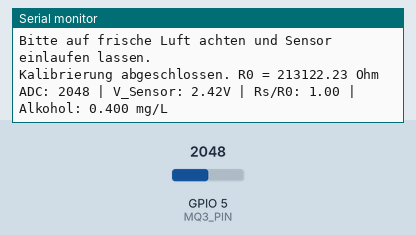
Recording of a sketch running on a simulated ESP32-C6. On the bench: the last lines printed to the serial monitor. Inputs (shaded band) come from the test bench; at power-on: GPIO 5 (MQ3_PIN) = 2048 (analog values on the 0–4095 scale).

Above: at 7.2 s.
7.3 s: GPIO 5 (MQ3_PIN) set to 0
At 9.6 s:
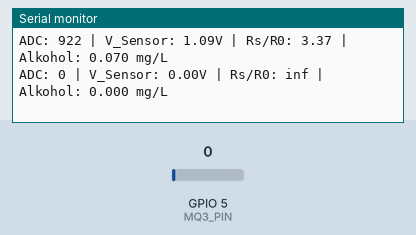
10.3 s: GPIO 5 (MQ3_PIN) set to 491
At 11.6 s:
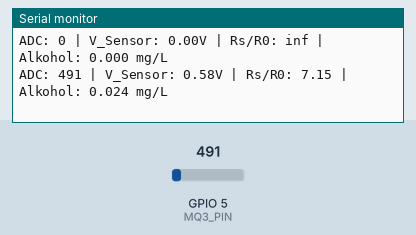
Timing chart, 0 to 13.3 s (numbered marks = the images above; inputs shaded):
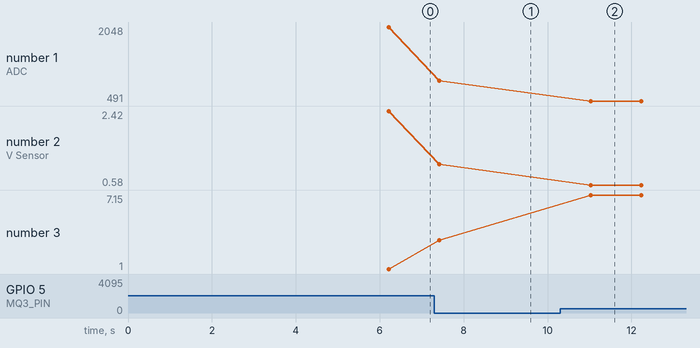

Measured:
- after the input at 7.3 s, the serial monitor: prints a new line after 0.12 s (image 1)
- after the input at 10.3 s, the serial monitor: prints a new line after 0.73 s (image 2)
- plotted number 1: 2048 → 922 after the input at 7.3 s, 922 → 491 after the input at 10.3 s
- plotted number 2: 2.42 → 1.09 after the input at 7.3 s, 1.09 → 0.58 after the input at 10.3 s
- plotted number 3: 1 → 3.37 after the input at 7.3 s, 3.37 → 7.15 after the input at 10.3 s

The sketch:

alkohol.ino
```cpp
/**********************************************************************************************
*  alkohol.ino  (Kalibrierte Messung in mg/L)
*  MQ-3 Alkohol-Gassensor — Messung der Atemalkoholkonzentration (AAK).
*  Library: "MQUnifiedsensor" by Miguel Califa
*
*  ACHTUNG HARDWARE: Der Sensor wird mit 5V betrieben, der ESP32-C6 verträgt max 3,3V.
*  Zwingend einen Spannungsteiler (z.B. 10kOhm / 20kOhm) an A0 verwenden!
*
*  Verkabelung:
*  Sensor VCC  <-> 5V (VIN am ESP)
*  Sensor GND  <-> GND
*  Sensor A0   <-> [Spannungsteiler] <-> GPIO5 am ESP32-C6
*  Sensor D0   <-> nicht angeschlossen
*
*  Hinweis: Die Heizung benötigt 1-5 Min. Aufwärmzeit für stabile Messungen.
*  Fabrikneue Sensoren benötigen initial 24h "Burn-in" am Strom.
***********************************************************************************************/
/*
 * MQ-3 Alkoholsensor Auswertung für ESP32
 * Sensor A0 ist über einen Spannungsteiler an GPIO 5 angeschlossen.
 */

#include <Arduino.h>

// --- Hardware Definitionen ---
constexpr uint8_t MQ3_PIN = 5;
constexpr int ADC_MAX = 4095;         // 12-Bit Auflösung beim ESP32
constexpr float V_REF = 3.3;          // Referenzspannung des ESP32

// --- Spannungsteiler Konfiguration ---
// Hier können die Widerstandswerte angepasst werden, falls der ADC clippt.
constexpr float R1 = 5600.0;          // Widerstand zwischen MQ-3 A0 und Knotenpunkt
constexpr float R2 = 12000.0;         // Widerstand zwischen Knotenpunkt und GND

// --- MQ-3 Sensor Parameter ---
// RL ist der Lastwiderstand auf dem Sensormodul (oft 200k Ohm, ggf. auf dem Board prüfen)
constexpr float RL = 200000.0;
float R0 = 10000.0;                   // Wird in der setup() Routine kalibriert

void setup() {
    Serial.begin(115200);
    delay(1000);

    // ADC konfigurieren
    analogReadResolution(12);
    analogSetAttenuation(ADC_11db); // Messbereich bis ca. 3.3V

    Serial.println("Starte MQ-3 Kalibrierung...");
    Serial.println("Bitte auf frische Luft achten und Sensor einlaufen lassen.");

    // Sensor aufwärmen und Basiswert ermitteln
    float sensorValueSum = 0;
    constexpr int CALIBRATION_SAMPLES = 100;

    for (int i = 0; i < CALIBRATION_SAMPLES; i++) {
        sensorValueSum += analogRead(MQ3_PIN);
        delay(50);
    }

    float avgAdc = sensorValueSum / CALIBRATION_SAMPLES;

    // R0 (Sensorwiderstand in sauberer Luft) berechnen
    // 1. Gemessene Spannung am ESP32-Pin
    float pinVoltage = (avgAdc / ADC_MAX) * V_REF;

    // 2. Ursprüngliche Spannung des Sensors (vor dem Spannungsteiler) rekonstruieren
    float sensorVoltage = pinVoltage * ((R1 + R2) / R2);

    // 3. Sensorwiderstand in sauberer Luft
    if(sensorVoltage > 0) {
        R0 = RL * ((5.0 - sensorVoltage) / sensorVoltage);
    }

    Serial.print("Kalibrierung abgeschlossen. R0 = ");
    Serial.print(R0);
    Serial.println(" Ohm");
}

void loop() {
    // --- 1. Messwert erfassen (Oversampling zur Glättung) ---
    long adcSum = 0;
    constexpr int SAMPLES = 20;

    for (int i = 0; i < SAMPLES; i++) {
        adcSum += analogRead(MQ3_PIN);
        delay(10);
    }

    float avgAdc = adcSum / (float)SAMPLES;

    // --- 2. ADC in Spannung und Rs (aktueller Sensorwiderstand) umrechnen ---
    float pinVoltage = (avgAdc / ADC_MAX) * V_REF;
    float sensorVoltage = pinVoltage * ((R1 + R2) / R2);

    float Rs = RL * ((5.0 - sensorVoltage) / sensorVoltage);

    // --- 3. Verhältnis berechnen ---
    float ratio = Rs / R0; // Verhältnis Rs/R0

    // --- 4. Näherung in mg/L ---
    // Der MQ-3 verhält sich logarithmisch.
    // mg/L = a * (Rs/R0)^b (Werte a und b müssen aus dem Datenblatt abgeleitet werden)
    // Die folgenden Werte sind Standard-Näherungen für Alkohol beim MQ-3:
    float mgL = 0.4 * pow(ratio, -1.431);

    // --- 5. Ausgabe ---
    Serial.print("ADC: ");
    Serial.print(avgAdc, 0);
    Serial.print(" | V_Sensor: ");
    Serial.print(sensorVoltage, 2);
    Serial.print("V | Rs/R0: ");
    Serial.print(ratio, 2);
    Serial.print(" | Alkohol: ");
    Serial.print(mgL, 3);
    Serial.println(" mg/L");

    delay(1000);
}
```
